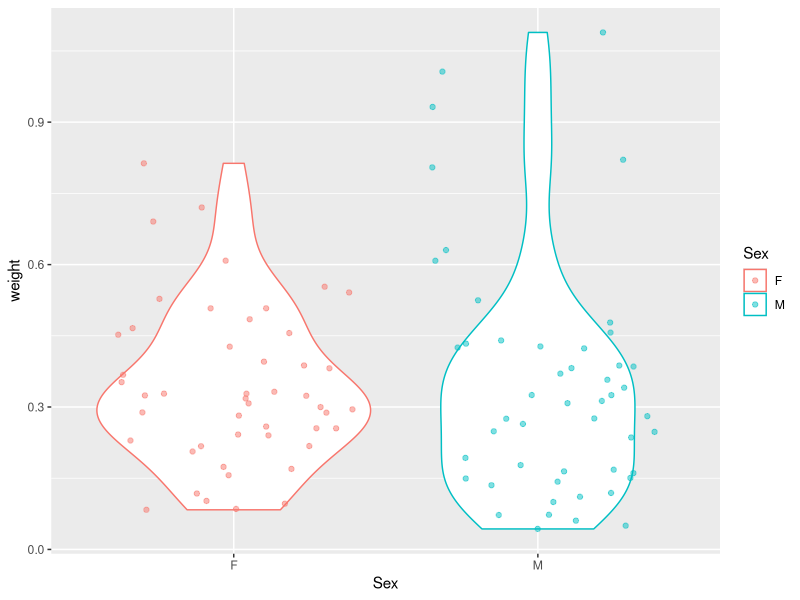
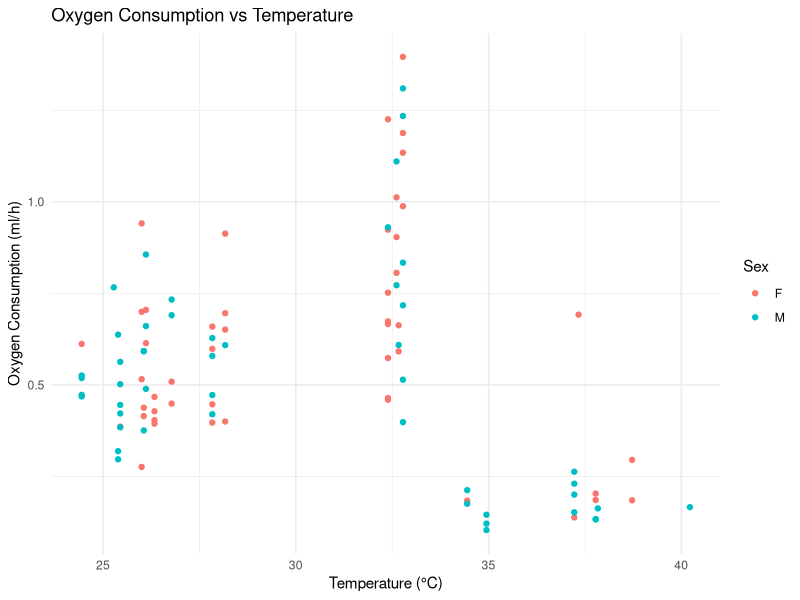

Generate these figures, in order, with R:
## ---- chunk 1
library(tidyverse)
library(skimr)

## ---- chunk 2
raw_data <- read_csv("raw_data/data.csv")
## ---- chunk 3
raw_data %>% skim()
## ---- chunk 4
raw_data %>% 
        ggplot(aes(x = Sex,
                   y = weight,
                   colour = Sex)) +
        geom_violin() +
        geom_jitter(
                alpha = 0.5
        )
## ---- chunk 5

# Create a ggplot plot
plot <- ggplot(raw_data, aes(x = TempC, y = VO2_ml_per_h, color = Sex)) +
  geom_point() +
  labs(title = "Oxygen Consumption vs Temperature",
       x = "Temperature (°C)", y = "Oxygen Consumption (ml/h)",
       color = "Sex") +
  theme_minimal()

# Display the plot
print(plot)
